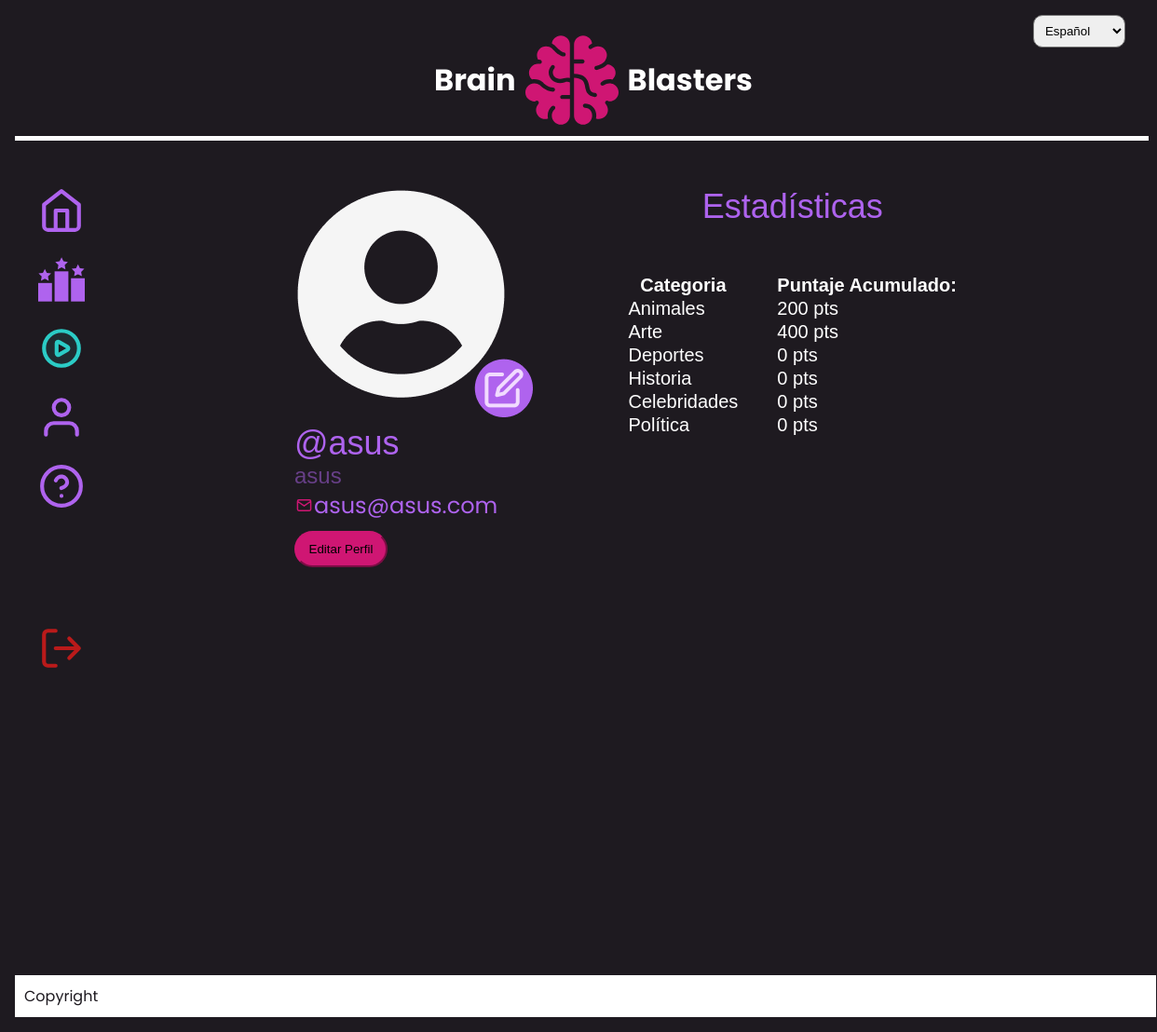
The page /perfil_jugador.html (signed in) on the database its author committed.
### myapp/models.py (models this page shows, shortened)
class BaseModel(models.Model):
    created_by = models.ForeignKey('Usuario', on_delete=models.SET_NULL, null=True, related_name='%(class)s_created')
    modified_by = models.ForeignKey('Usuario', on_delete=models.SET_NULL, null=True, related_name='%(class)s_modified')
    history = AuditlogHistoryField()
    class Meta:
        abstract = True

class Usuario(AbstractBaseUser, PermissionsMixin, BaseModel):
    nombre = models.CharField(max_length=50)
    email = models.EmailField(max_length=50, unique=True)
    is_staff = models.BooleanField(default=False)
    is_active = models.BooleanField(default=True)  # Añadido el campo is_active
    alias = models.CharField(max_length=50, unique=True)
    ROLES = (
        ('admin', 'Administrador'),
        ('user', 'Usuario'),
    )
    role = models.CharField(max_length=10, choices=ROLES, default='user')
    objects = CustomUserManager()
    USERNAME_FIELD = 'email'
    REQUIRED_FIELDS = ['nombre', 'alias']
    class Meta:
        verbose_name = 'usuario'
        verbose_name_plural = 'usuarios'

class Jugador(models.Model):
    id = models.AutoField(primary_key=True)
    usuario = models.ForeignKey(Usuario, on_delete=models.CASCADE)
    categoria = models.ForeignKey(Categoria, on_delete=models.CASCADE, null=True)
    puntaje_acumulado = models.IntegerField(default=0)

class Categoria(models.Model):
    nombre = models.CharField(max_length=50)
    def __str__(self):
        return self.nombre

### myapp/views.py (the view)
# urls.py: path('perfil_jugador.html', perfil_jugador, name='perfil_jugador'),
def perfil_jugador(request):
    user_id = request.user.id
    try:
        jugadores = list(Jugador.objects.filter(usuario_id=user_id))
        if jugadores:
            jugadores.pop(0)
    except Jugador.DoesNotExist:
        jugadores = []  # Si no hay registro para este usuario, establecer la lista vacía
    return render(request, "perfil_jugador.html", {'jugadores': jugadores})

### myapp/templates/perfil_jugador.html (shortened to what this page needs)
{% extends 'base.html' %}
{% load static %}
{% load i18n %}
{% block content %}
<content class="Perfil">
    <div class="p1">
        <a href="editar_perfil.html"><img class="userCircle" src="{% static 'icons/userCircle.png' %}"></a>
        <p class="alias">@{{ request.user.alias }}</p>
        <h2>{{ request.user.nombre }}</h2>
        <div class="correo"><img src="{% static 'icons/mail.svg' %}" style="width: 21px; height: 17px;">{{ request.user.email }}</div>
        <a href="editar_perfil.html"><button class="editButton">{% trans "Editar" %}</button></a>
    </div>
    <div class="p2">
        <div>{% trans "Estadísticas" %}</div>
        <br>
        <br>
        <table class="stats">
            <thead>
                <tr>
                    <th class="categoria">{% trans "Categoria" %}</th>
                    <th class="puntaje">{% trans "Puntaje Acumulado" %}</th>
                </tr>
            </thead>
            <tbody>
                {% for jugador in jugadores %}
                <tr>
                    <td class="categoria">{{ jugador.categoria }}</td>
                    <td class="puntaje">{{ jugador.puntaje_acumulado }} pts</td>
                </tr>
                {% endfor %}
            </tbody>
        </table>
    </div>
</content>
{% endblock %}

### myapp/static/css/base.css (style rules this page uses)
* { margin: 0; padding: 0; }
@media screen and (min-width: 768px) { body { background-color: #1E1A20; } }
@media screen and (min-width: 768px) { .Perfil { align-self: normal; margin-left: 200px; margin-top: 50px; display: grid; grid-template-columns: 1fr 1fr ; font-family: Poppins; } }
@media screen and (min-width: 768px) { .p1 { display: flex; flex-direction: column; } }
@media screen and (min-width: 768px) { .p1 .alias { font-family: "Inter-Regular", Helvetica; font-weight: 400; color: #ae63ee; font-size: 36px; letter-spacing: 0; line-height: normal; white-space: nowrap; } }
@media screen and (min-width: 768px) { .p1 h2 { font-family: "Inter-Regular", Helvetica; font-weight: 400; color: #af63ee80; font-size: 24px; letter-spacing: 0; line-height: normal; } }
@media screen and (min-width: 768px) { .userCircle { width: 256px; height: 247px; } }
@media screen and (min-width: 768px) { .p1 .correo { color: #ae63ee; font-size: 24px; letter-spacing: 0; line-height: normal; white-space: nowrap; } }
@media screen and (min-width: 768px) { .p2 div { font-family: "Inter-Regular", Helvetica; font-weight: 400; color: #ae63ee; font-size: 36px; text-align: center; letter-spacing: 0; line-height: normal; } }
@media screen and (min-width: 768px) { .p2 .stats { font-family: "Inter-Regular", Helvetica; font-weight: 400; color: white; font-size: 20px; letter-spacing: 0; line-height: normal; white-space: nowrap; } }
@media screen and (min-width: 768px) { .editButton { background-color: #CF1673; color: #000; border-radius: 20px; border-color: #CF1673; margin-top: 10px; width: 100px; padding: 10px; } }

### myapp/templates/perfil_jugador.html (style rules this page uses)
.stats th.categoria, .stats td.categoria { padding-right: 20px; }
.stats th.puntaje, .stats td.puntaje { padding-left: 20px; }

### rows shown on the page
Usuario: user.alias "asus", user.nombre "asus", user.email "asus@asus.com"
Jugador: categoria "Animales", puntaje_acumulado "200"
Jugador: categoria "Arte", puntaje_acumulado "400"
Jugador: categoria "Deportes", puntaje_acumulado "0"
Jugador: categoria "Historia", puntaje_acumulado "0"
Jugador: categoria "Celebridades", puntaje_acumulado "0"
Jugador: categoria "Política", puntaje_acumulado "0"
